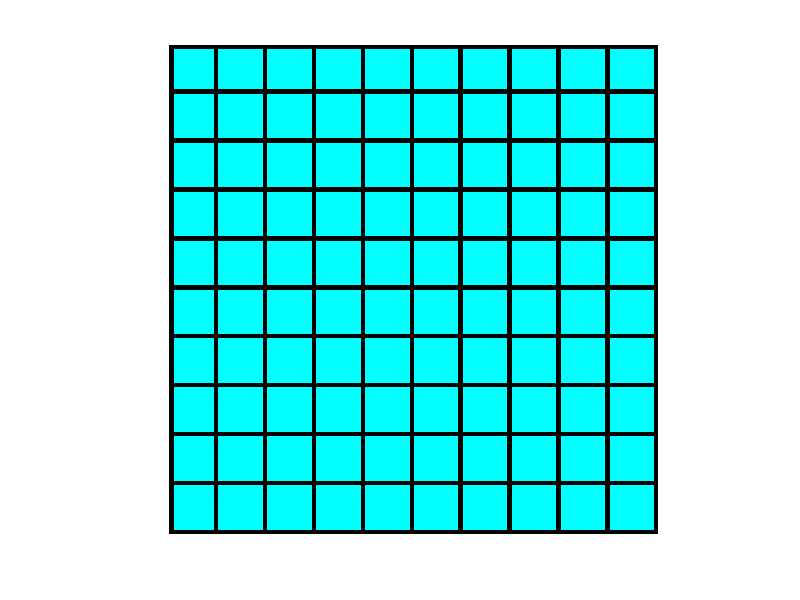

Write MATLAB code to recreate this figure. (Note: this script raises an error after producing the figure.)


% Creating the a blue color 10 x 10 grid for player.

% Creates a vector of size 110 x 110 with all entries one.

playerPlane = ones(110,110,3,"double");

% The for loop paints the white image into blue.
for  i = 1:size(playerPlane,1)
    % The nested loop is used to create black lines for grid.
    for j = 1:size(playerPlane,2)
        playerPlane(i,j,1) = 0;
        playerPlane(i,j,2) = 1;
        playerPlane(i,j,3) = 1;

        if mod(i,11)== 0 || mod(j,11)== 0  || i == 1 || j == 1
        playerPlane(i,j,1) = 0 ;
        playerPlane(i,j,2) = 0 ;
        playerPlane(i,j,3) = 0 ;
        end 
    end 
end 

% Saves the image as player_plane and displays it.
imwrite(playerPlane,"playerPlane.png")
playerPlaneImage = imread("playerPlane.png");
playerPlaneImage = im2double(playerPlaneImage);
imshow(playerPlane,'InitialMagnification','fit');

% Creating the a blue color 10 x 10 grid for enemy.
% Creates a vector of size 110 x 110 with all entries one.

enemyPlane = ones(110,110,3,"double");
% The for loop paints the white image into blue.
for  i = 1:size(enemyPlane,1)
    % The nested loop is used to create black lines for grid.
    for j = 1:size(enemyPlane,2)
        enemyPlane(i,j,1) = 0;
        enemyPlane(i,j,2) = 1;
        enemyPlane(i,j,3) = 1;

        if mod(i,11)== 0 || mod(j,11)== 0  || i == 1 || j == 1
        enemyPlane(i,j,1) = 0 ;
        enemyPlane(i,j,2) = 0 ;
        enemyPlane(i,j,3) = 0 ;
        end 
    end 
end 
% Saves the image as enemy_plane.
imwrite(enemyPlane,"enemyPlane.png")
enemyPlaneImage = imread("enemyPlane.png");
enemyPlaneImage= im2double(enemyPlaneImage);

% Creates a vector V
SeperationVector = ones(110,110,3,"double");
for  i = 1:size(SeperationVector,1)
    for j = 1:size(SeperationVector,2)
        SeperationVector(i,j,1) = 1;
        SeperationVector(i,j,2) = 1;
        SeperationVector(i,j,3) = 1;

       if i == 110 || i == 1
        SeperationVector(i,j,1) = 0 ;
        SeperationVector(i,j,2) = 0 ;
        SeperationVector(i,j,3) = 0 ;
       end 
    end
end 
% Saves the image as white.png
imwrite(SeperationVector,"seperationImage.png");
SeperationImageVector = imread("seperationImage.png");
SeperationImageVector = im2double(SeperationImageVector);


%Ask the player for where to place the ship
colorRow = 0;
colorColumn = 0;
index = 1;
while index <= 5  
 x = rowPlacement(index);
 y = columnPlacement(index);
 % Checking if the postion is already taken or not
if playerPlane(10*(x-1) + x,10*(y-1) + y ,1) == 0.5 && playerPlane(10*(x-1) + x ,10*(y-1) + y ,2) == 0.5 && playerPlane(10*(x-1) + x ,10*(y-1) + y,3) == 0.5
    fprintf("A ship is already placed here. Please try a different location.\n")     
elseif playerPlane(10*(x-1) + x,10*(y-1) + y ,1) ~= 0.5 && playerPlane(10*(x-1) + x ,10*(y-1) + y ,2) ~= 0.5 && playerPlane(10*(x-1) + x ,10*(y-1) + y,3) ~= 0.5
    % If the position is not taken the grid will be colored with grey
    % color.
    index = index + 1;
    colorRow = 10*(x-1) + x;
    colorColumn = 10*(y-1) + y;
    % Painting the color to grey.
    for i = 1:10
      for j = 1:10
        playerPlane(colorRow + (i-1) ,colorColumn + (j-1) ,1) = 0.5;
        playerPlane(colorRow + (i-1) ,colorColumn + (j-1) ,2) = 0.5;
        playerPlane(colorRow + (i-1) ,colorColumn + (j-1) ,3) = 0.5;
      end 
    end  
    % Saves the images as player_plane and displays it. 
    imwrite(playerPlane,"playerPlane.png");
    playerPlaneImage = imread("playerPlane.png");
    playerPlaneImage = im2double(playerPlaneImage);
    imshow(playerPlaneImage,'InitialMagnification','fit');
end 
colorRow = 0;
colorColumn = 0;
end  
% Initialising variable
playerViewScreen = [];
% Concatenating vectors for combining image.
playerViewScreen = [playerViewScreen playerPlaneImage SeperationVector enemy_plane];
% Saves the image as player_view.png and displays it.
imwrite(playerViewScreen,"playerViewScreen.png");
playerViewScreenImage = imread("playerViewScreen.png");
playerViewScreenImage = im2double(playerViewScreenImage);
imshow(playerViewScreen,'InitialMagnification','fit');




